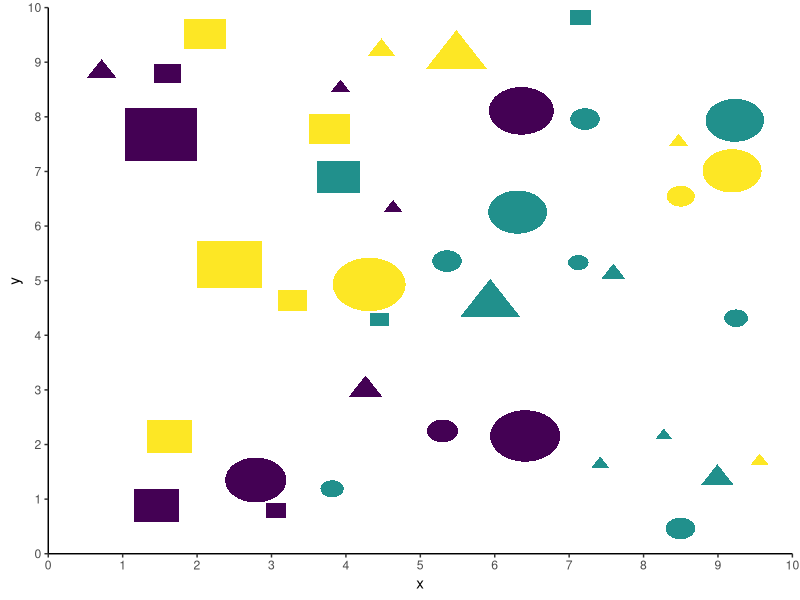

Write R code to recreate this figure.
## ---- chunk 1
library(data.table)
library(ggplot2)
library(ggforce)

knitr::opts_chunk$set(
  echo = FALSE,
  fig.align = 'center',
  dpi = 100,
  fig.retina = 2
)
## ---- chunk 2
y_limit <- 10
x_limit <- 10
side_max <- 1
side_min <- 0.25
colors <- c('purple', 'cyan', 'yellow')
colors <- factor(colors, levels = colors)
shapes <- c('square', 'circle', 'triangle')
n <- 40

set.seed(20211120)

generate_obj <- function() {
  shape <- sample(shapes, 1)
  color <- sample(colors, 1)
  if (shape == 'circle') {
    side <- side_min + rbeta(1, 2, 2) / 4 + sample(c(0, 0.5), 1)
  } else {
    side <- runif(1, side_min, side_max)
  }
  if (
    (shape == 'square' & color != 'cyan') |
      (color == 'purple' & shape != 'circle')
    ) {
    x <- rbeta(1, 2, 6) * (10 - side)
  } else if (
    (shape == 'circle' & color != 'purple') |
      (color == 'cyan' & shape != 'square')
    ) {
    x <- rbeta(1, 6, 2) * (10 - side)
  } else {
    x <- rbeta(1, 2, 2) * (10 - side)
  }
  y <- runif(1, 0, y_limit - side)
  x_high <- x + side
  y_high <- y + side
  list(
    x = x,
    y = y,
    x_center = x + side / 2,
    y_center = y + side / 2,
    x_high = x_high,
    y_high = y_high,
    radius = side / 2,
    diameter = side,
    color = color,
    shape = shape
  )
}

inside <- function(x, y, dt) {
  x > dt$x & y > dt$y & x < dt$x_high & y < dt$y_high
}

outside <- function(x, y, x_high, y_high, dt) {
  (dt$x > x & dt$x < x_high & dt$y > y & dt$y < y_high) |
  (dt$x_high > x & dt$x_high < x_high & dt$y_high > y & dt$y_high < y_high)
}

overlaps <- function(obj, dt) {
  any(
    inside(obj$x, obj$y, dt) |
      inside(obj$x_high, obj$y_high, dt) |
      inside(obj$x_high, obj$y, dt) |
      inside(obj$x, obj$y_high, dt) |
      outside(obj$x, obj$y, obj$x_high, obj$y_high, dt)
  )
}

pick_obj <- function(dt) {
  repeat {
    obj <- generate_obj()
    if (!overlaps(obj, dt)) {
      break
    }
  }
  obj
}

add_obj <- function(dt) {
  rbindlist(list(dt, pick_obj(dt)))
}

dt <- rbindlist(list(generate_obj()))

for (i in 2:n) {
  dt <- add_obj(dt)
}

ggplot() +
  geom_rect(
    mapping = aes(
      xmin = x,
      xmax = x_high,
      ymin = y,
      ymax = y_high,
      fill = color
    ),
    data = dt[shape == 'square'],
    show.legend = FALSE
  ) +
  geom_circle(
    mapping = aes(
      x0 = x + radius,
      y0 = y + radius,
      r = radius,
      fill = color
    ),
    color = NA,
    data = dt[shape == 'circle'],
    show.legend = FALSE
  ) +
  geom_regon(
    mapping = aes(
      x0 = x + radius,
      y0 = y + radius,
      r = radius,
      fill = color,
      sides = 3,
      angle = 0
    ),
    color = NA,
    data = dt[shape == 'triangle'],
    show.legend = FALSE
  ) +
  scale_x_continuous(
    expand = c(0, 0),
    limit = c(0, x_limit),
    breaks = seq(0, 10, 1)
  ) +
  scale_y_continuous(
    expand = c(0, 0),
    limit = c(0, y_limit),
    breaks = seq(0, 10, 1)
  ) +
  scale_fill_viridis_d() +
  labs(
    x = 'x',
    y = 'y'
  ) +
  theme_classic()
## ---- chunk 3
diameters <- dt[shape == 'circle', .(
  Diameter = round(diameter, 2),
  `_x_` = round(x_center, 2),
  `_y_` = round(y_center, 2),
  Color = color
)][order(Diameter)]

n_circles <- nrow(diameters)

mean_diameter <- round(dt[shape == 'circle', mean(diameter)], 2)

knitr::kable(diameters)
## ---- chunk 4
proportions <- dt[, .(proportion = .N / dt[, .N]), by = 'color']

percentage <- function(c) {
  sprintf(
    '%d%%',
    proportions[color == c, proportion] * 100
  )
}
## ---- chunk 5
mean_x <- round(dt[, mean(x_center)], 2)
mean_x_shape <- dt[, .(mean_x_center = round(mean(x_center), 2)), by = 'shape']
mean_x_color <- dt[, .(mean_x_center = round(mean(x_center), 2)), by = 'color']
## ---- chunk 6
dt[, area := fcase(
  shape == 'circle', pi * radius^2,
  shape == 'square', diameter^2,
  shape == 'triangle', diameter^2 * sqrt(3) / 4
)]

find_cut_stats <- function(cut_point) {
  dt[,
    .(
      area,
      x_center,
      y_center,
      size = fifelse(area >= cut_point, 'large', 'small')
    )
  ][,
    c(
      lapply(
        .SD,
        function(x) {
          round(mean(x), 2)
        }
      ),
      .(cut = cut_point)
    ),
    by = size
  ]
}

lapply(seq(0.05, 0.75, 0.05), find_cut_stats)
